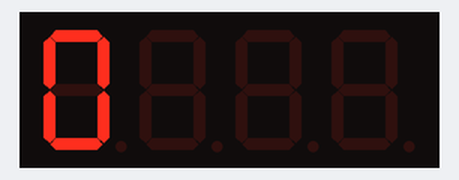
A sketch run on a simulated Arduino Uno, built with avr-gcc and run on an emulated ATmega328P. Parts: 4-digit seven-segment display.

Above: at 1.1 s.
At 2.1 s:
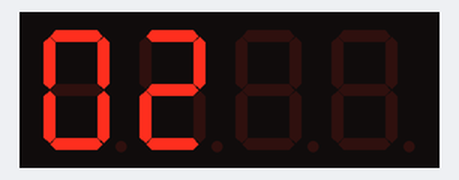
At 3.2 s:
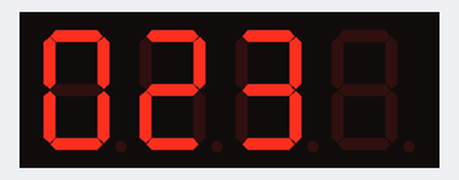
At 4.2 s:
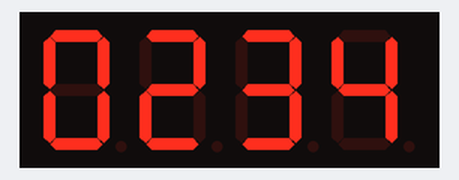

The sketch:

Day_20a.ino
```cpp
//identify how to show digits in specfiic spots on 7 segment display
#include <TM1637Display.h>

// Define the display connection pins:
#define CLK 6
#define DIO 5

// Create display object of type TM1637Display:
TM1637Display OurDisplay = TM1637Display(CLK, DIO);

// Create array that turns all segments on:
const uint8_t data[] = {0xff, 0xff, 0xff, 0xff};

// Create array that turns all segments off:
const uint8_t blank[] = {0x00, 0x00, 0x00, 0x00};

int pw1 = 0;
int pw2 = 2;
int pw3 = 3;
int pw4 = 4;

void setup() {
  // Setup Serial Monitor
  Serial.begin(9600);

  // Clear the display:
  OurDisplay.clear();
  delay(1000);
  OurDisplay.setBrightness(7);
}

void loop() {
  OurDisplay.showNumberDec(pw1,true,1,0);
  delay(1000);
  OurDisplay.clear();
  OurDisplay.showNumberDec(((pw1*10)+pw2),true,2,0);
  delay(1000);
  OurDisplay.clear();
  OurDisplay.showNumberDec(((pw1*100)+(pw2*10)+pw3),true,3,0);
  delay(1000);
  OurDisplay.clear();
  OurDisplay.showNumberDec(((pw1*1000)+(pw2*100)+(pw3*10)+pw4),true,4,0);
  delay(1000);
  OurDisplay.clear();
}
```

Measured:
- by itself, everything shown: repeats every 4.2 s, in 5 steps
- what the display in image 0 shows lasts 1.1 s, from 1.0 s to 2.1 s
